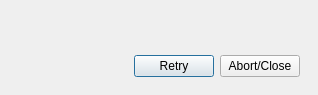
<?xml version="1.0" encoding="UTF-8"?>
<ui version="4.0">
 <class>GFE_ProgDlg_Simple</class>
 <widget class="QDialog" name="GFE_ProgDlg_Simple">
  <property name="geometry">
   <rect>
    <x>0</x>
    <y>0</y>
    <width>318</width>
    <height>95</height>
   </rect>
  </property>
  <property name="windowTitle">
   <string>Progress</string>
  </property>
  <layout class="QVBoxLayout" name="verticalLayout">
   <property name="leftMargin">
    <number>9</number>
   </property>
   <property name="topMargin">
    <number>9</number>
   </property>
   <property name="rightMargin">
    <number>9</number>
   </property>
   <property name="bottomMargin">
    <number>9</number>
   </property>
   <item>
    <widget class="GFE_ProgItem" name="widget" native="true">
     <property name="sizePolicy">
      <sizepolicy hsizetype="MinimumExpanding" vsizetype="MinimumExpanding">
       <horstretch>0</horstretch>
       <verstretch>0</verstretch>
      </sizepolicy>
     </property>
     <property name="minimumSize">
      <size>
       <width>300</width>
       <height>30</height>
      </size>
     </property>
    </widget>
   </item>
   <item>
    <widget class="QWidget" name="horizontalWidget" native="true">
     <property name="sizePolicy">
      <sizepolicy hsizetype="Preferred" vsizetype="Fixed">
       <horstretch>0</horstretch>
       <verstretch>0</verstretch>
      </sizepolicy>
     </property>
     <property name="minimumSize">
      <size>
       <width>0</width>
       <height>0</height>
      </size>
     </property>
     <property name="maximumSize">
      <size>
       <width>16777215</width>
       <height>16777215</height>
      </size>
     </property>
     <layout class="QHBoxLayout" name="horizontalLayout">
      <property name="leftMargin">
       <number>9</number>
      </property>
      <property name="topMargin">
       <number>9</number>
      </property>
      <property name="rightMargin">
       <number>9</number>
      </property>
      <property name="bottomMargin">
       <number>9</number>
      </property>
      <item>
       <spacer name="horizontalSpacer">
        <property name="orientation">
         <enum>Qt::Horizontal</enum>
        </property>
        <property name="sizeType">
         <enum>QSizePolicy::MinimumExpanding</enum>
        </property>
        <property name="sizeHint" stdset="0">
         <size>
          <width>40</width>
          <height>20</height>
         </size>
        </property>
       </spacer>
      </item>
      <item>
       <widget class="QPushButton" name="pbRetry">
        <property name="sizePolicy">
         <sizepolicy hsizetype="Fixed" vsizetype="Fixed">
          <horstretch>0</horstretch>
          <verstretch>0</verstretch>
         </sizepolicy>
        </property>
        <property name="text">
         <string>Retry</string>
        </property>
       </widget>
      </item>
      <item>
       <widget class="QPushButton" name="pbClose">
        <property name="sizePolicy">
         <sizepolicy hsizetype="Fixed" vsizetype="Fixed">
          <horstretch>0</horstretch>
          <verstretch>0</verstretch>
         </sizepolicy>
        </property>
        <property name="text">
         <string>Abort/Close</string>
        </property>
       </widget>
      </item>
     </layout>
    </widget>
   </item>
  </layout>
 </widget>
 <customwidgets>
  <customwidget>
   <class>GFE_ProgItem</class>
   <extends>QWidget</extends>
   <header>GFE_ProgDlg.h</header>
   <container>1</container>
  </customwidget>
 </customwidgets>
 <resources/>
 <connections/>
</ui>
